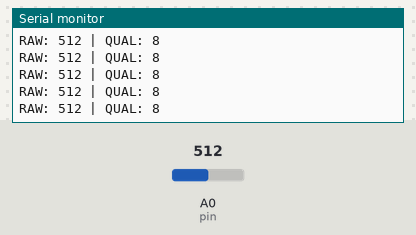
A sketch run on a simulated Arduino Uno, built with avr-gcc and run on an emulated ATmega328P. On the bench: the last lines printed to the serial monitor. Inputs (shaded band) come from the test bench; at power-on: A0 (pin) = 512.

Above: at 1.2 s.
1.3 s: A0 (pin) set to 716
At 1.31 s:
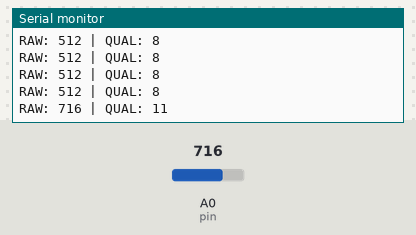
2.8 s: A0 (pin) set to 900
At 2.82 s:
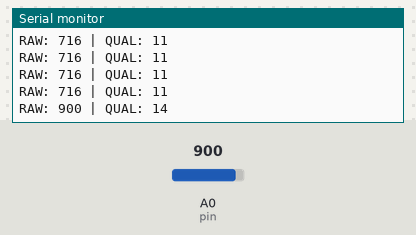
Timing chart, 0 to 5.8 s (numbered marks = the images above; inputs shaded):
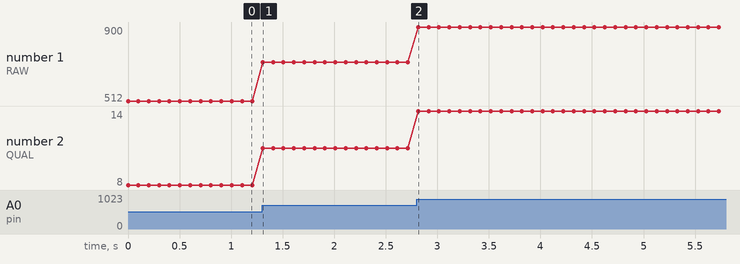

Measured:
- after the input at 1.3 s, the serial monitor: prints a new line at once (image 1)
- after the input at 2.8 s, the serial monitor: prints a new line at once (image 2)
- plotted number 1: 512 → 716 after the input at 1.3 s, 716 → 900 after the input at 2.8 s
- plotted number 2: 8 → 11 after the input at 1.3 s, 11 → 14 after the input at 2.8 s

The sketch:

qual_reader.ino
```cpp
int pin = A0;

void setup() {
  Serial.begin(115200);
}

void loop() {
  int raw = analogRead(pin);
  int qual = raw / 64; // 0–15

  Serial.print("RAW: ");
  Serial.print(raw);
  Serial.print(" | QUAL: ");
  Serial.println(qual);

  delay(100);
}
```
